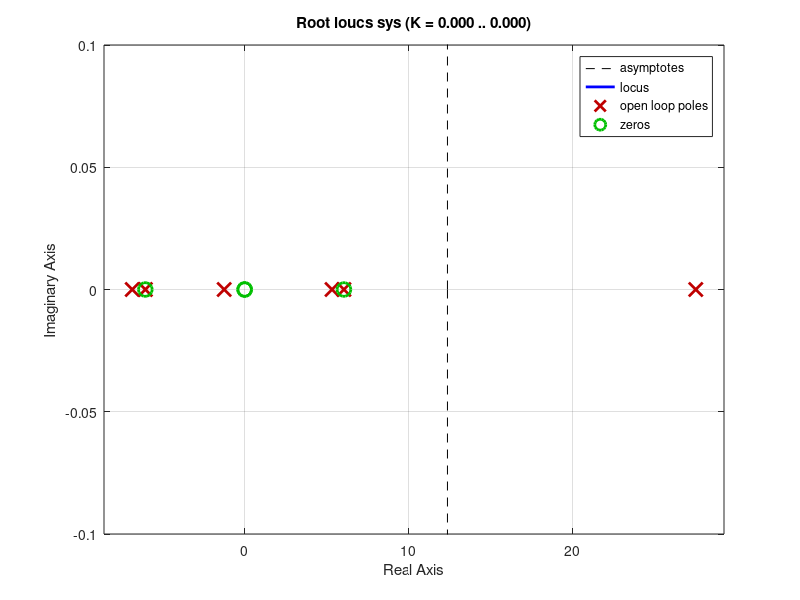

Source code (MATLAB):
Kt=0.0293;
Ke=0.0355;
Jm=2.9e-5;
Jgear=0.153e-4;
Ja=10.3e-3;
Js=1.95e-3;
Lm=1.56e-4;
Rm=1.02;
Bm=1.59e-4;
Bgear=1.11e-3;
N=0.3;
la=0.33;
Ls=0.4;
Ms=0.334;
Ma=0.288;
Bas=0;%1e-3;
g=9.8;

%%Transfer Function Creation
s=tf('s');

%% Controller
D=(10+s)/s;

%% ThetaA/U parameters

A=(Jm-Jgear)/N^3+Ls*Ms*la/2+Ja;

B=((Kt*Ke)/Rm-Bgear)/N^3-(Ms*g*la*3)/4;

C=(3*g)/(2*Ls)*((Jgear-Jm)/N^3-la*Ma/2)-7/4*Ms*g*la;

D=3*g/(2*Ls)*(Bgear/N^3-Kt*Ke/(Rm*N^3)+3/4*g*Ms*la);

E=3*g*la/(2*Ls)*(Ma/2+g*Ms);

Fua=(1/Rm*Kt*(s^2-3/2*g/Ls))/(A*s^4+B*s^3+C*s^2+D*s+E)

%% ThetaS/ThetaA

Fsa=(3*la*s^2/(2*Ls)+3*Bas*s/(Ms*Ls^2))/(s^2+3*Bas*s/(Ms*Ls^2)-3*g/(2*Ls))

sys=-Fua*Fsa

rlocus(sys);